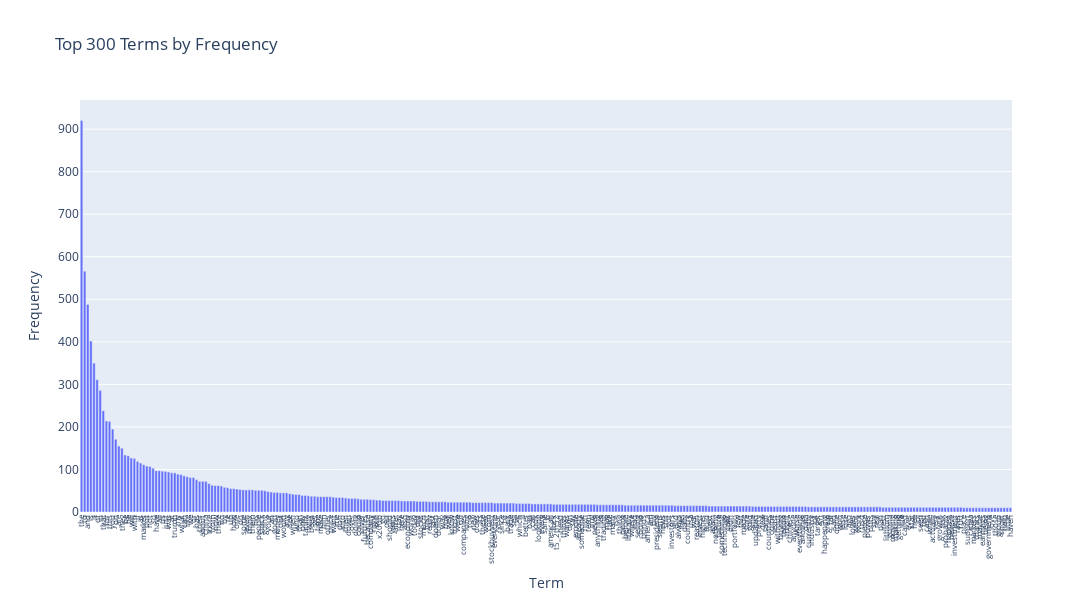

The notebook cell saved with this chart:
### Markdown cell above
### exercise 14
sort the terms on the `x-axis` by frequency instead of in alphabetical order. This way the visualization is more meaningful and you will be able to observe the so called long tail

### Code cell
terms = count_vect.get_feature_names_out()
freqs = term_frequencies

# top 300 most frequent terms
top_n = 300
indices = np.argsort(freqs)[::-1][:top_n] # indices sorted freqs in ascending order, then reverse
top_terms = terms[indices]
top_freqs = freqs[indices]

# plotly bar chart
fig = px.bar(
    x = top_terms,
    y = top_freqs,
    labels = {'x': 'Term', 'y': 'Frequency'},
    title = f'Top {top_n} Terms by Frequency'
)

fig.update_xaxes(
    tickmode = 'array', # force x-axis to show
    tickvals = top_terms, # values on x-axis
    ticktext = top_terms, # labels on x-axis
    tickangle = 270,
    tickfont = dict(size = 8)
)

# adjust layout size
fig.update_layout(
    autosize = False,
    width = 2500,
    height = 600
)

fig.show()

### Figure 1 — Plotly figure (JSON) as saved in the notebook; plotly's stock layout.template omitted (floating-point values rounded to 4 significant figures; data arrays with more than 128 entries replaced by an {"elided": "..."} marker saying what was removed)
{"data": [{"hovertemplate": "Term=%{x}<br>Frequency=%{y}<extra></extra>", "legendgroup": "", "marker": {"color": "#636efa", "pattern": {"shape": ""}}, "name": "", "orientation": "v", "showlegend": false, "textposition": "auto", "type": "bar", "x": {"elided": "300 str values"}, "xaxis": "x", "y": {"elided": "300 int values"}, "yaxis": "y"}], "layout": {"autosize": false, "barmode": "relative", "height": 600, "legend": {"tracegroupgap": 0}, "title": {"text": "Top 300 Terms by Frequency"}, "width": 2500, "xaxis": {"anchor": "y", "domain": [0, 1], "tickangle": -90, "tickfont": {"size": 8}, "tickmode": "array", "ticktext": {"elided": "300 str values"}, "tickvals": {"elided": "300 str values"}, "title": {"text": "Term"}}, "yaxis": {"anchor": "x", "domain": [0, 1], "title": {"text": "Frequency"}}}}
